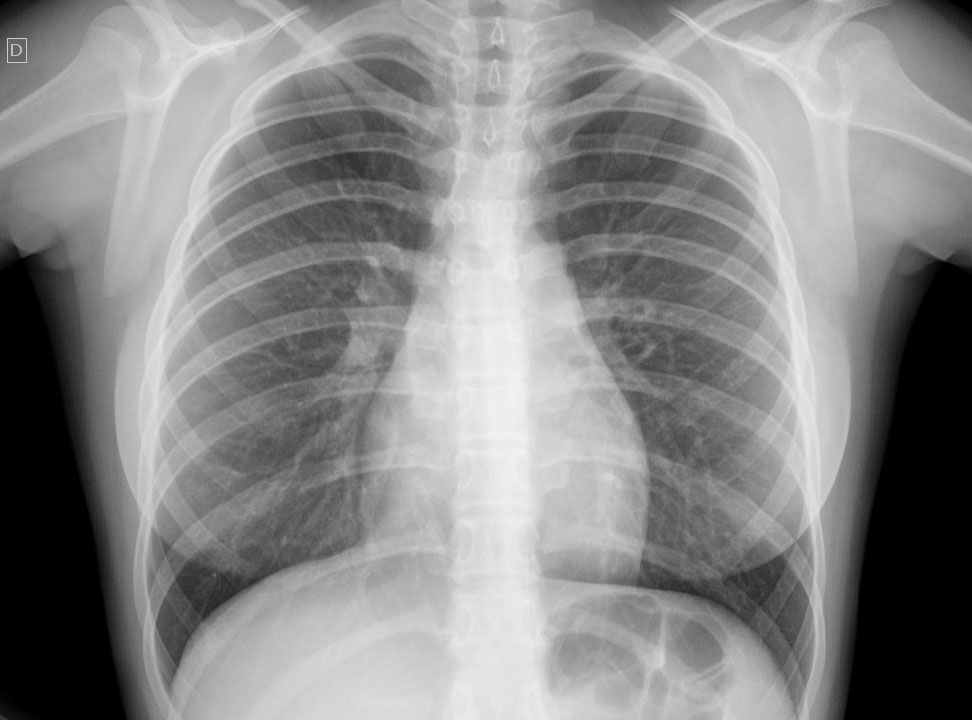
#> input picture Aula7_mirror/raiox.jpg, 972 x 720 px
$ python mirror.py
#> lines starting #> are read from the running program, lines starting #| are printed output that depends on the picture
from PIL import Image

def mirror(image_path, output_image_path):
#> called with image_path = 'raiox.jpg', output_image_path = 'raiox_mirrored.jpg'
    image = Image.open(image_path)
#> image is the input picture: PIL image 972x720 RGB; min 0, max 244, mean 135.6
    mirror_image = image.transpose(Image.FLIP_TOP_BOTTOM) #FLIP_LEFT_RIGHT, FLIP_TOP_BOTTOM, TRANSPOSE
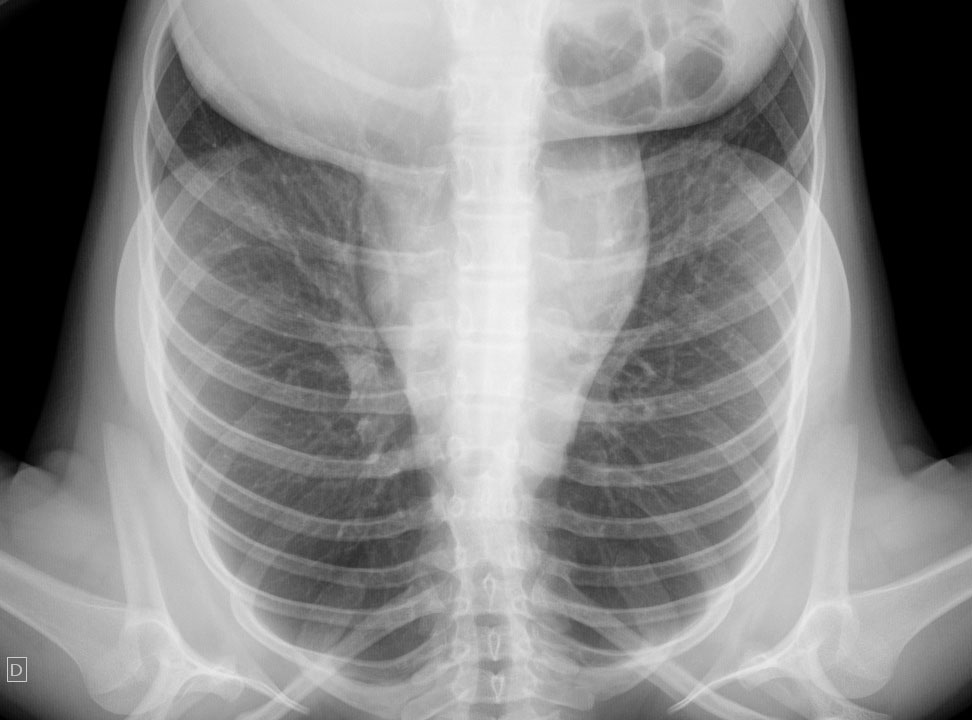
#> mirror_image: PIL image 972x720 RGB; min 0, max 244, mean 135.6
    mirror_image.save(output_image_path)

if __name__ == "__main__":
    mirror("raiox.jpg", "raiox_mirrored.jpg")
